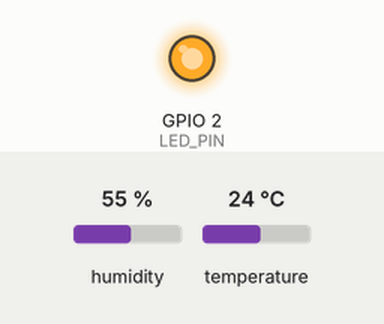
Recording of a sketch running on a simulated ESP8266 (NodeMCU). On the bench: output pins drawn as LEDs (lit = HIGH). Dashed ring = blinking. The test bench sets the inputs (shaded band); at power-on: temperature 24 °C, humidity 55 %. WiFi joins after 1.5 s; servers stay silent unless stated; storage starts empty; no MQTT or app messages arrive unless stated; what the sketch prints to the serial monitor is not drawn.

Above: at 5.7 s.
5.8 s: temperature set to 34 °C
11.8 s: temperature set to 37 °C
At 14.9 s:
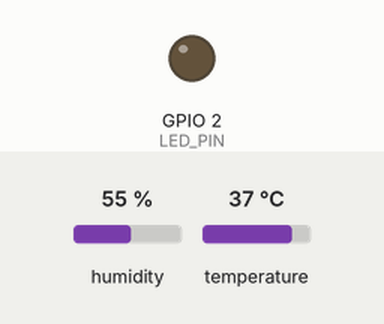
15.5 s: humidity set to 59 %
23.0 s: humidity set to 62 %
30.1 s: humidity set to 33 %
At 31.72 s:
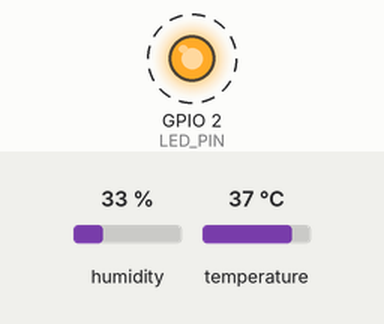
33.8 s: humidity set to 30 %
Timing chart, 0 to 36.8 s (numbered marks = the images above; inputs shaded):
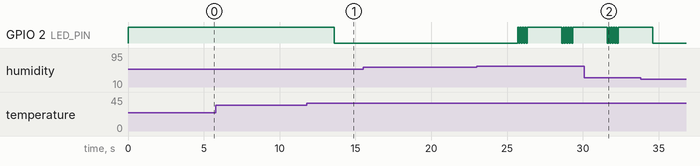

The sketch:

esp8266_temp_node.ino
```cpp
/*
 * ════════════════════════════════════════════════
 *  FireWatch IoT — ESP8266 Temperature Node
 *  Sensor : DHT11 or DHT22 (GPIO14 / D5)
 *  Topic  : <prefix>/temp   (prefix set via config portal)
 *  Broker : configurable — captive portal on first boot
 * ════════════════════════════════════════════════
 *  Libraries (Arduino Library Manager):
 *    - PubSubClient  by Nick O'Leary
 *    - DHT sensor library by Adafruit
 *    - Adafruit Unified Sensor
 *    - WiFiManager   by tzapu/tablatronix
 *    - ArduinoJson   by Benoit Blanchon
 * ════════════════════════════════════════════════
 *  First-boot setup:
 *    1. Power on → AP "FireWatch-Temp" appears
 *    2. Connect phone/laptop to that AP
 *    3. Browser opens portal at 192.168.4.1
 *    4. Enter WiFi SSID/password, MQTT broker host,
 *       port, and topic prefix → click Save
 *    5. Device reboots and connects automatically
 *    6. Config persisted in /fw_config.json on LittleFS
 * ════════════════════════════════════════════════
 */

#include <ArduinoJson.h>
#include <DHT.h>
#include <ESP8266WiFi.h>
#include <LittleFS.h>
#include <PubSubClient.h>
#include <WiFiManager.h>

// ── Runtime config (loaded from /fw_config.json on LittleFS) ────────────
struct FWConfig {
  char mqtt_broker[64];
  int  mqtt_port;
  char topic_prefix[32];
};
FWConfig cfg;

// Derived MQTT topics — rebuilt after loadConfig()
char MQTT_TOPIC[48];
char MQTT_STATUS_TOPIC[48];
const char *MQTT_CLIENT = "fw2352_esp8266_temp";

void loadConfig() {
  if (!LittleFS.begin()) {
    Serial.println("[CFG] LittleFS mount failed — using defaults");
  } else {
    File f = LittleFS.open("/fw_config.json", "r");
    if (f) {
      StaticJsonDocument<256> doc;
      if (!deserializeJson(doc, f)) {
        strlcpy(cfg.mqtt_broker,  doc["broker"] | "broker.hivemq.com", sizeof(cfg.mqtt_broker));
        cfg.mqtt_port = doc["port"] | 1883;
        strlcpy(cfg.topic_prefix, doc["prefix"] | "fw2352",           sizeof(cfg.topic_prefix));
        snprintf(MQTT_TOPIC,        sizeof(MQTT_TOPIC),        "%s/temp",   cfg.topic_prefix);
        snprintf(MQTT_STATUS_TOPIC, sizeof(MQTT_STATUS_TOPIC), "%s/status", cfg.topic_prefix);
        f.close();
        Serial.printf("[CFG] Loaded: broker=%s  port=%d  prefix=%s\n",
                      cfg.mqtt_broker, cfg.mqtt_port, cfg.topic_prefix);
        return;
      }
      f.close();
    }
  }
  // Defaults
  strlcpy(cfg.mqtt_broker,  "broker.hivemq.com", sizeof(cfg.mqtt_broker));
  cfg.mqtt_port = 1883;
  strlcpy(cfg.topic_prefix, "fw2352",            sizeof(cfg.topic_prefix));
  snprintf(MQTT_TOPIC,        sizeof(MQTT_TOPIC),        "%s/temp",   cfg.topic_prefix);
  snprintf(MQTT_STATUS_TOPIC, sizeof(MQTT_STATUS_TOPIC), "%s/status", cfg.topic_prefix);
  Serial.println("[CFG] Using defaults.");
}

void saveConfig() {
  StaticJsonDocument<256> doc;
  doc["broker"] = cfg.mqtt_broker;
  doc["port"]   = cfg.mqtt_port;
  doc["prefix"] = cfg.topic_prefix;
  File f = LittleFS.open("/fw_config.json", "w");
  if (f) { serializeJson(doc, f); f.close(); Serial.println("[CFG] Saved to LittleFS."); }
  else   { Serial.println("[CFG] ERROR: could not write /fw_config.json"); }
}

// ── DHT Sensor ──
#define DHTPIN 14 // GPIO14 = D5 on NodeMCU (changed from D2 — more reliable)
#define DHTTYPE DHT11 // DHT11: 0–50°C range
DHT dht(DHTPIN, DHTTYPE);

// ── Pins ──
const int LED_PIN = LED_BUILTIN; // D4 / GPIO2 (active LOW on ESP8266)
const int BUZZER_PIN = 5;        // D1 / GPIO5 (optional)

// ── Thresholds ── (calibrated for DHT11 max 0–50°C)
const float TEMP_ELEVATED = 30.0; // Slightly warm
const float TEMP_WARN = 38.0;     // Hot — possible fire nearby
const float TEMP_CRITICAL = 45.0; // Near DHT11 limit — treat as FIRE alert

// ── Timing ──
const unsigned long PUBLISH_INTERVAL = 3000;
unsigned long lastPublish = 0;

// ── Edge Computation: Exponential Moving Average (EMA) ────────────────────
// α=0.3 gives ~3-cycle settling — appropriate for DHT11 slow sample rate
const float EMA_ALPHA = 0.3f;
float emaTemp     = NAN;   // NAN signals "not seeded yet"
float emaHumidity = NAN;

// ── Edge Computation: Rate-of-Change ─────────────────────────────────────
float prevEmaTemp = NAN;
const float ROC_RISING_THRESHOLD = 1.5f; // °C per 3 s cycle ⇒ rising fast

// ── Edge Computation: Delta-based Conditional Publish ────────────────────
float        lastPubTemp     = NAN;
float        lastPubHumidity = NAN;
const char  *lastPubStatus   = "";
unsigned long lastForcedPub  = 0;
const unsigned long FORCED_PUB_INTERVAL = 30000; // 30 s heartbeat
const float TEMP_DELTA_THR = 0.5f;   // °C
const float HUM_DELTA_THR  = 2.0f;   // %

// ── Offline queue: buffer up to 10 payloads when broker is unreachable ─────
#define OFFLINE_QUEUE_SIZE 10
String offlineQueue[OFFLINE_QUEUE_SIZE];
int    oqHead  = 0;
int    oqTail  = 0;
int    oqCount = 0;

void queuePayload(const char *payload) {
  offlineQueue[oqTail] = payload;
  oqTail = (oqTail + 1) % OFFLINE_QUEUE_SIZE;
  if (oqCount < OFFLINE_QUEUE_SIZE) {
    oqCount++;
  } else {
    oqHead = (oqHead + 1) % OFFLINE_QUEUE_SIZE;
    Serial.println("[Q] Buffer full — oldest entry overwritten");
  }
  Serial.printf("[Q] Queued (#%d): %s\n", oqCount, payload);
}

void flushQueue();

WiFiClient espClient;
PubSubClient mqttClient(espClient);

// ── Heat Index (Rothfusz regression, NOAA) ───────────────────────────────
// Returns apparent temperature (°C). Valid for T≥27°C and RH≥40%;
// returns raw temperature below that range (sensor accurate enough there).
float computeHeatIndex(float T, float RH) {
  if (T < 27.0f || RH < 40.0f) return T;
  return -8.78469475556f
         + 1.61139411f   * T
         + 2.33854883889f * RH
         - 0.14611605f   * T  * RH
         - 0.01230809050f * T  * T
         - 0.01642482777f * RH * RH
         + 0.00221732f   * T  * T  * RH
         + 0.00072546f   * T  * RH * RH
         - 0.00000358528f * T  * T  * RH * RH;
}

void setup() {
  Serial.begin(115200);
  Serial.println("\n[FireWatch] ESP8266 Temperature Node Starting...");

  pinMode(LED_PIN, OUTPUT);
  digitalWrite(LED_PIN, HIGH); // Active LOW: HIGH = off

  // Enable internal pull-up on DHT data pin (use if no external 10kΩ resistor)
  pinMode(DHTPIN, INPUT_PULLUP);

  dht.begin();
  delay(3000); // DHT11 needs at least 2-3s to stabilize after power-on

  // Mount LittleFS and load saved config (or write defaults on first boot)
  loadConfig();
  // connectWiFi() launches WiFiManager portal if no credentials are stored
  connectWiFi();

  mqttClient.setKeepAlive(60);

  connectMQTT();
  Serial.println("[FireWatch] Temperature node ready.");
}

void loop() {
  if (WiFi.status() != WL_CONNECTED) {
    Serial.println("[WiFi] Disconnected — reconnecting...");
    WiFi.reconnect();
    unsigned long _t = millis();
    while (WiFi.status() != WL_CONNECTED && millis() - _t < 10000) delay(200);
  }
  if (!mqttClient.connected())
    connectMQTT();
  mqttClient.loop();

  unsigned long now = millis();
  if (now - lastPublish >= PUBLISH_INTERVAL) {
    lastPublish = now;
    readAndPublishTemp();
  }
}

void readAndPublishTemp() {
  float rawTemp     = dht.readTemperature();
  float rawHumidity = dht.readHumidity();

  if (isnan(rawTemp) || isnan(rawHumidity)) {
    Serial.println("[TEMP] Sensor read failed — skipping publish");
    return;
  }

  // ── Step 1: EMA smoothing ─────────────────────────────────────────────
  if (isnan(emaTemp)) {
    emaTemp     = rawTemp;       // seed on first valid read
    emaHumidity = rawHumidity;
  } else {
    emaTemp     = EMA_ALPHA * rawTemp     + (1.0f - EMA_ALPHA) * emaTemp;
    emaHumidity = EMA_ALPHA * rawHumidity + (1.0f - EMA_ALPHA) * emaHumidity;
  }

  // ── Step 2: Heat Index ────────────────────────────────────────────────
  float heatIndex = computeHeatIndex(emaTemp, emaHumidity);

  // ── Step 3: Rate-of-change ─────────────────────────────────────────
  bool rising = false;
  if (!isnan(prevEmaTemp)) {
    rising = (emaTemp - prevEmaTemp) > ROC_RISING_THRESHOLD;
  }
  prevEmaTemp = emaTemp;

  // ── Step 4: Status — use heat index + early-warn if rising ────────────
  // When rising fast, bump the effective temperature up by 5°C so we
  // escalate one severity tier earlier.
  float effectiveTemp = rising ? (emaTemp + 5.0f) : emaTemp;
  const char *statusStr;
  bool alertFlag = false;

  if (heatIndex >= TEMP_CRITICAL || effectiveTemp >= TEMP_CRITICAL) {
    statusStr = "critical";
    alertFlag = true;
    for (int i = 0; i < 5; i++) {
      digitalWrite(LED_PIN, LOW);
      delay(80);
      digitalWrite(LED_PIN, HIGH);
      delay(80);
    }
  } else if (heatIndex >= TEMP_WARN || effectiveTemp >= TEMP_WARN) {
    statusStr = "high";
    alertFlag = true;
    digitalWrite(LED_PIN, LOW);
  } else if (emaTemp >= TEMP_ELEVATED) {
    statusStr = "elevated";
    digitalWrite(LED_PIN, LOW);
  } else {
    statusStr = "normal";
    digitalWrite(LED_PIN, HIGH);
  }

  // ── Step 5: Risk score 0–100 based on heat index ─────────────────────
  // 20°C = 0 risk, 80°C+ = 100 risk
  int riskScore = (int)constrain((heatIndex - 20.0f) * 100.0f / 60.0f, 0.0f, 100.0f);

  // ── Step 6: Delta-based conditional publish ───────────────────────────
  unsigned long now = millis();
  bool statusChanged = (strcmp(statusStr, lastPubStatus) != 0);
  bool tempDrifted   = isnan(lastPubTemp)     || (fabs(emaTemp     - lastPubTemp)     > TEMP_DELTA_THR);
  bool humDrifted    = isnan(lastPubHumidity) || (fabs(emaHumidity - lastPubHumidity) > HUM_DELTA_THR);
  bool heartbeatDue  = (now - lastForcedPub >= FORCED_PUB_INTERVAL);

  Serial.printf("[TEMP] raw=%.1f°C ema=%.1f°C hi=%.1f°C hum=%.1f%% %s status=%s risk=%d\n",
                rawTemp, emaTemp, heatIndex, emaHumidity,
                rising ? "RISING" : "", statusStr, riskScore);

  if (!statusChanged && !tempDrifted && !humDrifted && !heartbeatDue) {
    Serial.println("[TEMP] Suppressed — no significant change");
    return;
  }

  lastPubTemp     = emaTemp;
  lastPubHumidity = emaHumidity;
  lastPubStatus   = statusStr;
  lastForcedPub   = now;

  // ── Step 7: Build + publish JSON ─────────────────────────────────────
  char payload[200];
  snprintf(payload, sizeof(payload),
           "{\"temperature\":%.1f,\"humidity\":%.1f,\"heat_index\":%.1f,"
           "\"status\":\"%s\",\"trend\":\"%s\",\"alert\":%s,\"risk\":%d}",
           emaTemp, emaHumidity, heatIndex,
           statusStr, rising ? "rising" : "stable",
           alertFlag ? "true" : "false", riskScore);

  if (mqttClient.connected()) {
    if (mqttClient.publish(MQTT_TOPIC, payload, false)) {
      Serial.printf("[TEMP] Published → %s : %s\n", MQTT_TOPIC, payload);
    } else {
      Serial.println("[TEMP] Publish FAILED — queuing");
      queuePayload(payload);
    }
  } else {
    queuePayload(payload);
  }
}

// ── Offline queue flush ──────────────────────────────────────────────────
void flushQueue() {
  if (oqCount == 0) return;
  Serial.printf("[Q] Flushing %d buffered payload(s)...\n", oqCount);
  int flushed = 0;
  while (oqCount > 0 && mqttClient.connected()) {
    if (mqttClient.publish(MQTT_TOPIC, offlineQueue[oqHead].c_str(), false)) {
      flushed++;
    } else {
      Serial.println("[Q] Flush publish failed — aborting");
      break;
    }
    oqHead = (oqHead + 1) % OFFLINE_QUEUE_SIZE;
    oqCount--;
  }
  Serial.printf("[Q] Flushed %d payload(s).\n", flushed);
}

void connectWiFi() {
  // ── WiFiManager captive-portal provisioning ────────────────────────────
  WiFiManager wm;
  wm.setConfigPortalTimeout(180);

  WiFiManagerParameter p_broker("broker", "MQTT Broker Host",
                                 cfg.mqtt_broker,  63);
  char portBuf[6]; snprintf(portBuf, sizeof(portBuf), "%d", cfg.mqtt_port);
  WiFiManagerParameter p_port  ("port",   "MQTT Port (TCP)",
                                 portBuf,           5);
  WiFiManagerParameter p_prefix("prefix", "Topic Prefix",
                                 cfg.topic_prefix, 31);
  wm.addParameter(&p_broker);
  wm.addParameter(&p_port);
  wm.addParameter(&p_prefix);

  wm.setSaveParamsCallback([&]() {
    strlcpy(cfg.mqtt_broker,  p_broker.getValue(), sizeof(cfg.mqtt_broker)  - 1);
    cfg.mqtt_port = atoi(p_port.getValue());
    if (cfg.mqtt_port <= 0) cfg.mqtt_port = 1883;
    strlcpy(cfg.topic_prefix, p_prefix.getValue(), sizeof(cfg.topic_prefix) - 1);
    snprintf(MQTT_TOPIC,        sizeof(MQTT_TOPIC),        "%s/temp",   cfg.topic_prefix);
    snprintf(MQTT_STATUS_TOPIC, sizeof(MQTT_STATUS_TOPIC), "%s/status", cfg.topic_prefix);
    saveConfig();
  });

  bool connected = wm.autoConnect("FireWatch-Temp");
  if (!connected) {
    Serial.println("[WiFi] Portal timeout — restarting...");
    ESP.restart();
  }
  Serial.printf("[WiFi] Connected! IP: %s  RSSI: %ddBm\n",
                WiFi.localIP().toString().c_str(), WiFi.RSSI());
}

void connectMQTT() {
  // Use live config — picks up any broker change made via the portal
  mqttClient.setServer(cfg.mqtt_broker, cfg.mqtt_port);

  char willMsg[80];
  snprintf(willMsg, sizeof(willMsg), "{\"node\":\"esp8266_temp\",\"status\":\"offline\"}");

  int attempts = 0;
  while (!mqttClient.connected() && attempts < 5) {
    Serial.printf("[MQTT] Connecting to %s:%d as %s...\n",
                  cfg.mqtt_broker, cfg.mqtt_port, MQTT_CLIENT);
    if (mqttClient.connect(MQTT_CLIENT, nullptr, nullptr,
                           MQTT_STATUS_TOPIC, 0, false, willMsg)) {
      Serial.println("[MQTT] Connected!");
      flushQueue();  // publish any payloads buffered while offline
      mqttClient.publish(MQTT_STATUS_TOPIC,
                         "{\"node\":\"esp8266_temp\",\"status\":\"online\"}");
    } else {
      Serial.printf("[MQTT] Failed rc=%d — retry in 3s\n", mqttClient.state());
      delay(3000);
      attempts++;
    }
  }

  if (!mqttClient.connected()) {
    Serial.println("[MQTT] All retries exhausted — restarting device...");
    delay(1000);
    ESP.restart();
  }
}
```

Measured:
- the behaviour switches between 35 and 36 °C on temperature (found by bisection; images 0 and 1)
- after the input at 5.8 s, every drawn part: stays the same
- after the input at 15.5 s, every drawn part: stays the same
